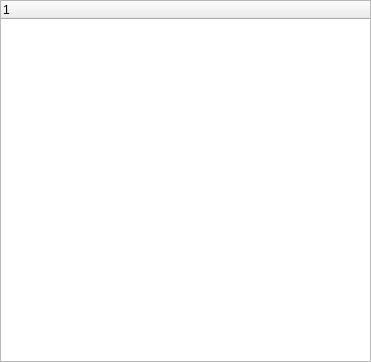
<?xml version="1.0" encoding="UTF-8"?>
<ui version="4.0">
 <class>trackLayouttreWidget</class>
 <widget class="QTreeWidget" name="trackLayouttreWidget">
  <property name="geometry">
   <rect>
    <x>0</x>
    <y>0</y>
    <width>371</width>
    <height>362</height>
   </rect>
  </property>
  <property name="acceptDrops">
   <bool>true</bool>
  </property>
  <property name="animated">
   <bool>false</bool>
  </property>
  <property name="allColumnsShowFocus">
   <bool>true</bool>
  </property>
  <layout class="QVBoxLayout" name="verticalLayout"/>
 </widget>
 <resources/>
 <connections/>
</ui>
